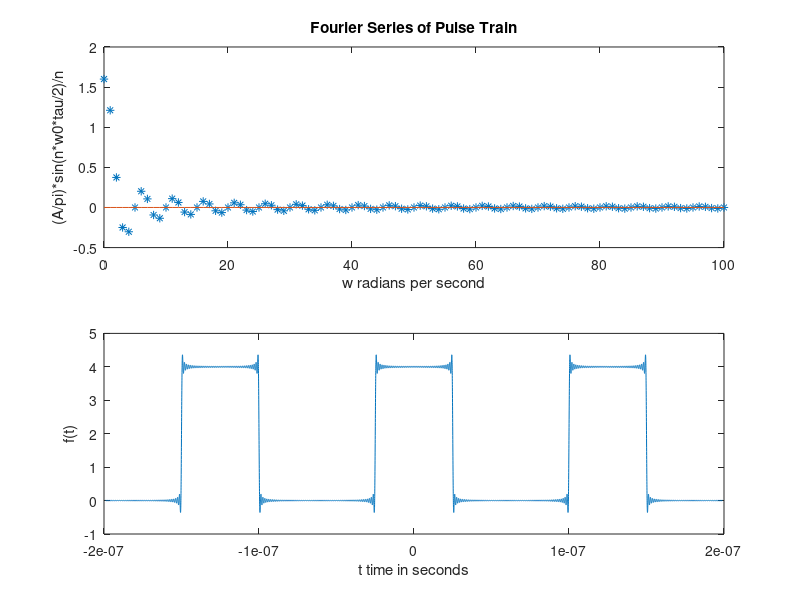

Recreate this plot in MATLAB.
% Mike Moore
% CENG 5131
% HW 7
% Problem 4
% Description:
% Using Matlab to plot the Fourier amplitude spectrum
% of a pulse train. This script also plots the
% fourier series representaton of the pulse train.

% Fourier series representation for the pulse train
A = 4;
w0 = (8e6)*2*pi;
tau = 0.05e-6;
n=1:100; % Number of components
Wn=zeros(size(n));
Wn=(A/pi)*(sin(n*w0*(tau/2))./n); % Frequency spectrum n=1,2,...
Wn=[A*tau*w0/(2*pi),Wn]; % Add dc term
n=[0,n];
%
t=[-10*(1/w0):(1/(1000*w0)):10*(1/w0)]; % Range of t
f=zeros(size(t));
for k=1:1:100; % f(t) with 100 terms
f=f+(2*A/(k*pi))*sin(k*w0*(tau/2))*cos(k*w0*t); % in series
end
f=(A*tau*w0/(2*pi))+f; % Add dc value A*tau/T
% Put in a zero line and plot frequency
fzero=zeros(size(n));
clf % Clear any figures
subplot(2,1,1),plot(n,Wn,'*',n,fzero,'-');
xlabel('w radians per second')
ylabel('(A/pi)*sin(n*w0*tau/2)/n')
title('Fourier Series of Pulse Train')
% Plot f(t)
subplot(2,1,2),plot(t,f)
xlabel('t time in seconds')
ylabel('f(t)')
